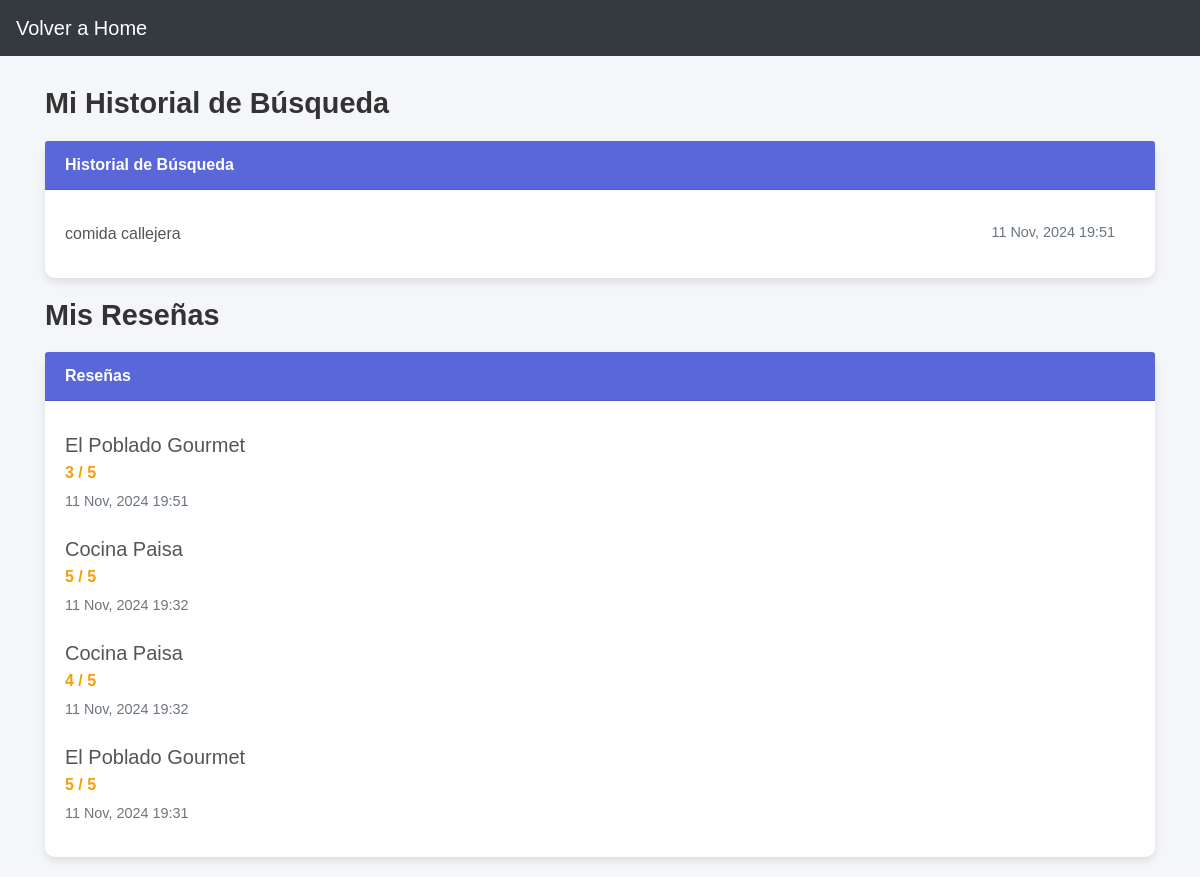
The page /restaurant/account/ (signed in) on the database as committed earlier.
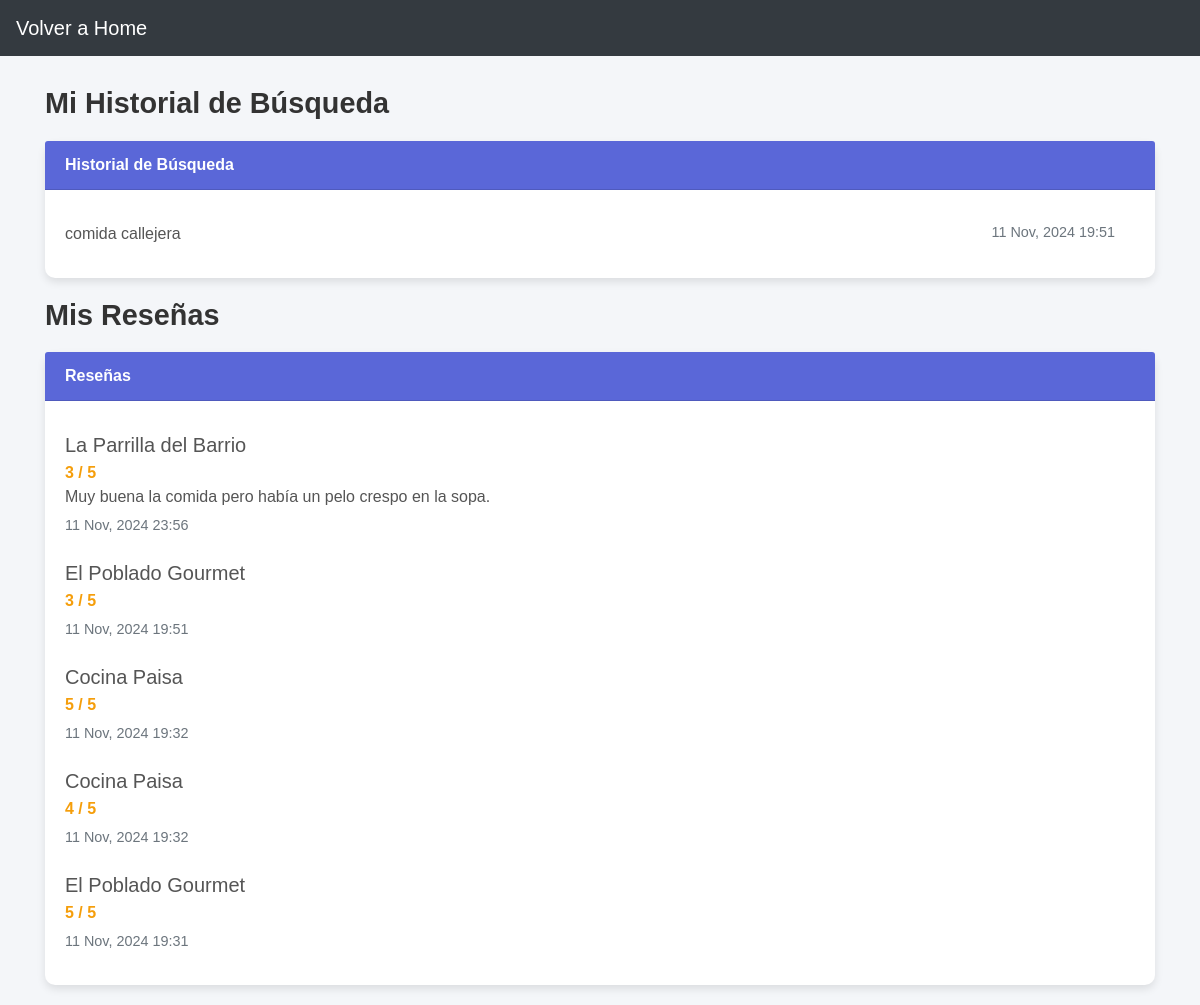
The same page on the database as committed later.
### restaurant/models.py (models this page shows, shortened)
class searchahistory(models.Model):
    user = models.ForeignKey(User, on_delete=models.CASCADE)
    query = models.CharField(max_length=250)
    timestamp = models.DateTimeField(auto_now_add=True)

class Review(models.Model):
    restaurant = models.ForeignKey(Restaurant, on_delete=models.CASCADE, related_name='reviews')
    user = models.ForeignKey(User, on_delete=models.CASCADE)
    rating = models.IntegerField(default=0)  # Calificación de 1 a 5
    comment = models.TextField(blank=True)
    created_at = models.DateTimeField(auto_now_add=True)

class Restaurant(models.Model):
    nombre = models.CharField(max_length=250)
    descripcion = models.CharField(max_length=1000)
    latitud = models.CharField(max_length=250)
    longitud = models.CharField(max_length=250)
    image = models.ImageField(upload_to='nomy/images/', default='nomy/images/default.jpeg')
    emb = models.BinaryField(default=get_default_array())
    direccion = models.CharField(max_length=250, null=True, blank=True)

### restaurant/views.py (the view)
# urls.py: path('account/', views.account_view, name='account'), # Ruta para la vista de la cuenta
@login_required(login_url='/login/')  # Redirige a la URL de inicio de sesión si el usuario no está autenticado
def account_view(request):
    search_history = searchahistory.objects.filter(user=request.user).order_by('-timestamp')
    reviews = Review.objects.filter(user=request.user).order_by('-created_at')
    return render(request, 'account.html', {'search_history': search_history, 'reviews': reviews})

### restaurant/templates/account.html (shortened to what this page needs)
<!DOCTYPE html>
<html lang="en">
<head>
    <link rel="stylesheet" href="https://stackpath.bootstrapcdn.com/bootstrap/4.5.2/css/bootstrap.min.css">
</head>
<body>
    <nav class="navbar navbar-expand-lg navbar-dark bg-dark">
        <a class="navbar-brand" href="{% url 'home' %}">Volver a Home</a>
    </nav>
<div class="container">
    <h2 class="section-title">Mi Historial de Búsqueda</h2>
    <div class="card">
        <div class="card-header">
            Historial de Búsqueda
        </div>
        <div class="card-body">
            {% if search_history %}
                <ul class="list-group">
                    {% for item in search_history %}
                        <li class="list-group-item">
                            <span>{{ item.query }}</span>
                            <span class="timestamp float-right">{{ item.timestamp|date:"d M, Y H:i" }}</span>
                        </li>
                    {% endfor %}
                </ul>
            {% else %}
                <p class="text-muted">No hay historial de búsqueda.</p>
            {% endif %}
        </div>
    </div>
    <h2 class="section-title">Mis Reseñas</h2>
    <div class="card">
        <div class="card-header">
            Reseñas
        </div>
        <div class="card-body">
            {% if reviews %}
                <ul class="list-group">
                    {% for review in reviews %}
                        <li class="list-group-item">
                            <h5 class="mb-1">{{ review.restaurant.nombre }}</h5>
                            <span class="rating">{{ review.rating }} / 5</span>
                            <p class="mb-1">{{ review.comment }}</p>
                            <small class="timestamp">{{ review.created_at|date:"d M, Y H:i" }}</small>
                        </li>
                    {% endfor %}
                </ul>
            {% else %}
                <p class="text-muted">No has dejado ninguna reseña.</p>
            {% endif %}
        </div>
    </div>
</div>
</body>
</html>

Rows that differ between the two databases and show on the page:
added Review: restaurant.nombre "La Parrilla del Barrio", rating "3", comment "Muy buena la comida pero había un pelo crespo en la sopa.", created_at "11 Nov, 2024 23:56"
